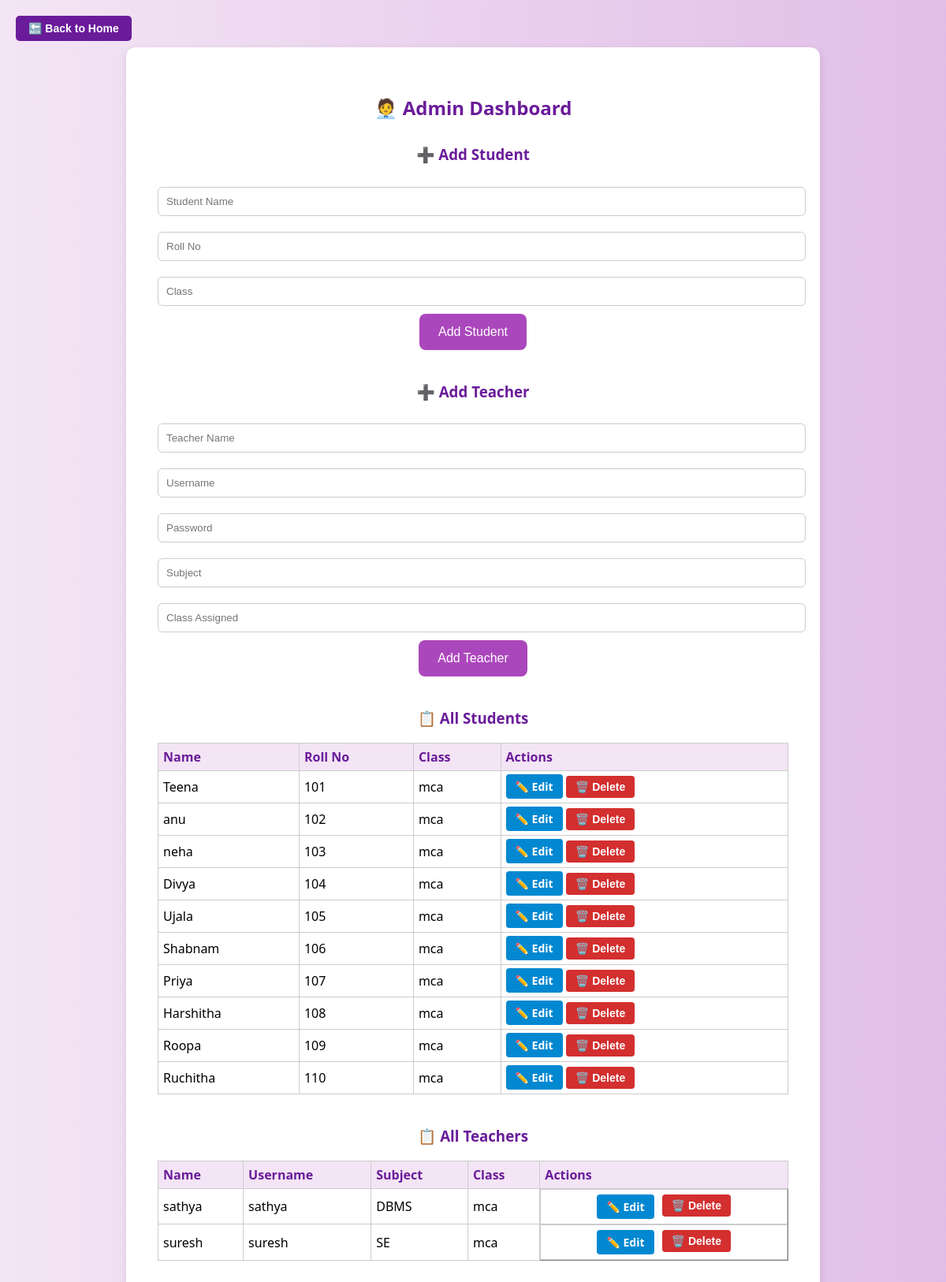
The app's page /admin/dashboard with its own data.
### tables this page shows
CREATE TABLE students (
    id INTEGER PRIMARY KEY AUTOINCREMENT,
    name TEXT,
    roll_no TEXT,
    class TEXT
);

CREATE TABLE teachers (
    id INTEGER PRIMARY KEY AUTOINCREMENT,
    name TEXT,
    username TEXT UNIQUE,
    password TEXT,
    subject TEXT,
    class TEXT
);

### app.py (the view)
@app.route('/admin/dashboard')
def admin_dashboard():
    db = get_db()
    students = db.execute("SELECT * FROM students").fetchall()
    teachers = db.execute("SELECT * FROM teachers").fetchall()
    return render_template('admin_dashboard.html', students=students, teachers=teachers)

### app.py (called while the page is built)
def get_db():
    conn = sqlite3.connect('attendance.db')
    conn.row_factory = sqlite3.Row
    return conn

### templates/admin_dashboard.html
{% extends 'base.html' %}
{% block content %}
<form action="/" method="GET" style="position: absolute; top: 20px; left: 20px;">
    <button type="submit" style="
        padding: 8px 16px;
        background-color: #6a1b9a;
        color: white;
        border: none;
        border-radius: 5px;
        font-size: 14px;
        font-weight: bold;
        cursor: pointer;
    ">
        🔙 Back to Home
    </button>
</form>
<h2 style="color:#6a1b9a;">🧑‍💼 Admin Dashboard</h2>
<h3 style="margin-top:30px;">➕ Add Student</h3>
<form method="POST" action="/admin/add_student">
    <input type="text" name="name" placeholder="Student Name" required>
    <input type="text" name="roll_no" placeholder="Roll No" required>
    <input type="text" name="class" placeholder="Class" required>
    <button type="submit">Add Student</button>
</form>
<h3 style="margin-top:40px;">➕ Add Teacher</h3>
<form method="POST" action="/admin/add_teacher">
    <input type="text" name="name" placeholder="Teacher Name" required>
    <input type="text" name="username" placeholder="Username" required>
    <input type="password" name="password" placeholder="Password" required>
    <input type="text" name="subject" placeholder="Subject" required>
    <input type="text" name="class" placeholder="Class Assigned" required>
    <button type="submit">Add Teacher</button>
</form>
<h3 style="margin-top:40px;">📋 All Students</h3>
<table border="1" cellpadding="8" cellspacing="0">
    <thead>
        <tr>
            <th>Name</th>
            <th>Roll No</th>
            <th>Class</th>
            <th>Actions</th>
        </tr>
    </thead>
<tbody>
        {% for student in students %}
        <tr>
            <td>{{ student.name }}</td>
            <td>{{ student.roll_no }}</td>
            <td>{{ student.class }}</td>
            <td>
<a href="/admin/edit/{{ student.id }}" class="edit-button">✏️ Edit</a>
                <form action="/admin/delete/{{ student.id }}" method="POST" style="display:inline;">
 <button type="submit" class="delete-button" onclick="return confirm('Are you sure you want to delete this student?')">🗑️ Delete</button>
                </form>
            </td>
        </tr>
        {% endfor %}
    </tbody>
</table>
<h3 style="margin-top:40px;">📋 All Teachers</h3>
<table border="1" cellpadding="8" cellspacing="0">
    <thead>
        <tr>
            <th>Name</th>
            <th>Username</th>
            <th>Subject</th>
            <th>Class</th>
            <th>Actions</th>
        </tr>
    </thead>
    <tbody>
        {% for teacher in teachers %}
        <tr>
            <td>{{ teacher.name }}</td>
            <td>{{ teacher.username }}</td>
            <td>{{ teacher.subject }}</td>
            <td>{{ teacher.class }}</td>
            <td class="action-buttons">
                <a href="/admin/edit-teacher/{{ teacher.id }}" class="edit-button">✏️ Edit</a>
                <form action="/admin/delete-teacher/{{ teacher.id }}" method="POST" style="display:inline;">
                    <button type="submit" class="delete-button" onclick="return confirm('Are you sure you want to delete this teacher?')">🗑️ Delete</button>
                </form>
            </td>
        </tr>
        {% endfor %}
    </tbody>
</table>
{% endblock %}

### templates/base.html (shortened to what this page needs)
<!DOCTYPE html>
<html>
<head>
    <link rel="stylesheet" href="/static/style.css">
    <link rel="stylesheet" href="{{ url_for('static', filename='style.css') }}">
</head>
<body>
<div class="container">
    {% block content %}{% endblock %}
</div>
</body>
</html>

### static/style.css (style rules this page uses)
body { font-family: 'Segoe UI', sans-serif; background: linear-gradient(to right, #f3e5f5, #e1bee7); margin: 0; padding: 0; }
.container { max-width: 800px; margin: 60px auto; background: white; padding: 40px; border-radius: 12px; box-shadow: 0 4px 12px rgba(0,0,0,0.1); text-align: center; }
h1, h2, h3 { color: #6a1b9a; }
button { background-color: #ab47bc; color: white; border: none; padding: 14px 24px; font-size: 16px; border-radius: 8px; cursor: pointer; transition: background-color 0.3s ease; }
input, select { width: 100%; padding: 10px; margin: 10px 0; border-radius: 6px; border: 1px solid #ccc; }
table { width:100%; border-collapse: collapse; margin-top: 10px; }
th, td { border: 1px solid #ccc; padding: 6px ; text-align: left; }
th { background-color: #f3e5f5; color: #6a1b9a; }
.action-buttons { display: flex; gap: 10px; justify-content: center; }
.edit-button { background-color: #0288d1; color: white; border: none; padding: 6px 12px; border-radius: 4px; font-size: 14px; font-weight: bold; cursor: pointer; text-decoration: none; }
.delete-button { background-color: #d32f2f; color: white; border: none; padding: 6px 12px; border-radius: 4px; font-size: 14px; font-weight: bold; cursor: pointer; }

### records on screen
students: name "Teena", roll_no "101", class "mca"
students: name "anu", roll_no "102", class "mca"
students: name "neha", roll_no "103", class "mca"
students: name "Divya", roll_no "104", class "mca"
students: name "Ujala", roll_no "105", class "mca"
students: name "Shabnam", roll_no "106", class "mca"
students: name "Priya", roll_no "107", class "mca"
students: name "Harshitha", roll_no "108", class "mca"
students: name "Roopa", roll_no "109", class "mca"
students: name "Ruchitha", roll_no "110", class "mca"
teachers: name "sathya", username "sathya", subject "DBMS", class "mca"
teachers: name "suresh", username "suresh", subject "SE", class "mca"
